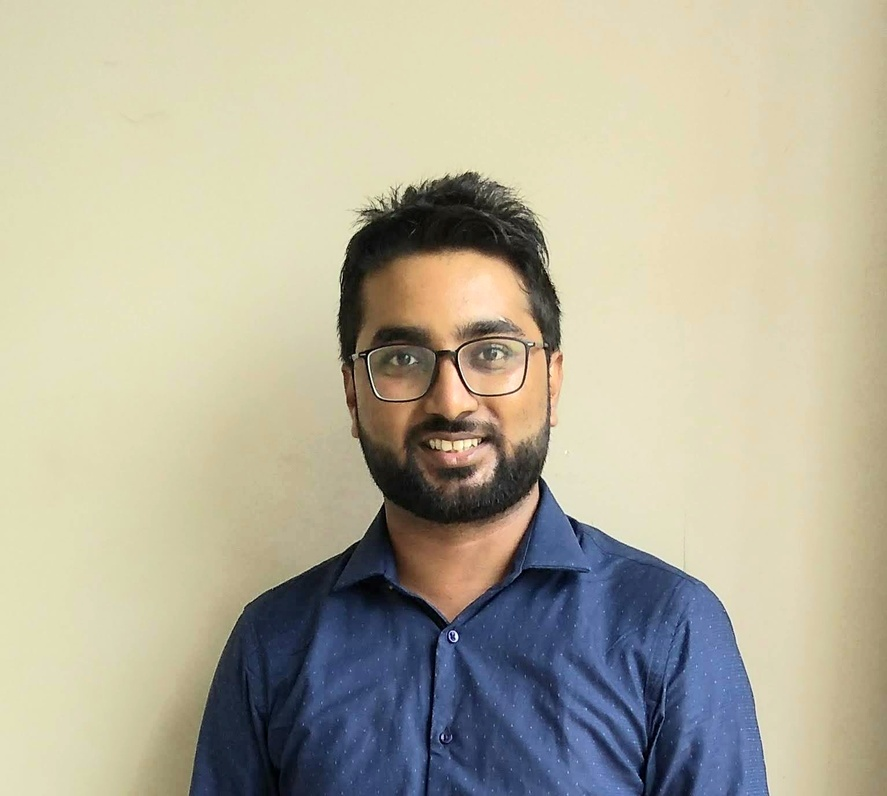
#> input picture Project_3/skdp.jpg, 887 x 796 px, shrunk from 1534 x 1376 before the run
$ jupyter execute svd_3_final.ipynb
#> lines starting #> are read from the running program, lines starting #| are printed output that depends on the picture; long printed decimals are rounded
[cell 1]
# Import Libraries
import numpy as np
import matplotlib.pyplot as plt
from skimage import io, transform
from PIL import Image

# Activity 1

[cell 2]
import numpy as np
from skimage import io, transform
import matplotlib.pyplot as plt


def compress_image_and_plot(k_values):
    """
    Compresses a color image using Singular Value Decomposition (SVD) with varying k values and displays the results.

    Parameters:
        k_values (list): List of integers representing different values of k for compression.
    """
    # Load a color image
    RGB = io.imread('skdp.jpg')
#> RGB is the input picture: shape (796, 887, 3); mean R, G, B 180.6, 176.1, 156

    # Resize the image to 512 by 512
    RGB_resized = transform.resize(RGB, (512, 512))
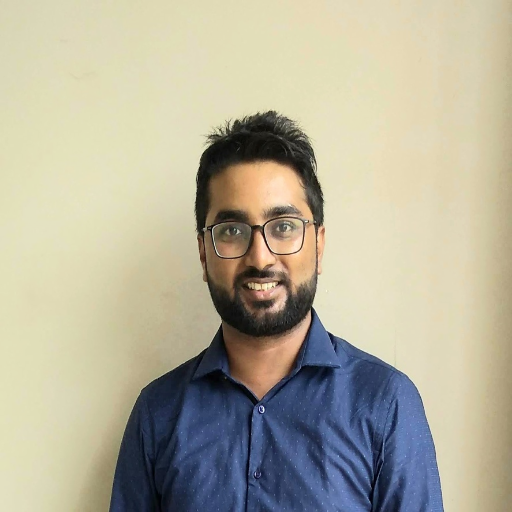
#> RGB_resized: shape (512, 512, 3) float64; mean R, G, B 0.708, 0.69, 0.612

    # Flatten each color channel for SVD
    flat_shape = RGB_resized.shape[0], -1
#> flat_shape = (512, -1)
    R_flat = RGB_resized[:, :, 0].reshape(flat_shape)
    G_flat = RGB_resized[:, :, 1].reshape(flat_shape)
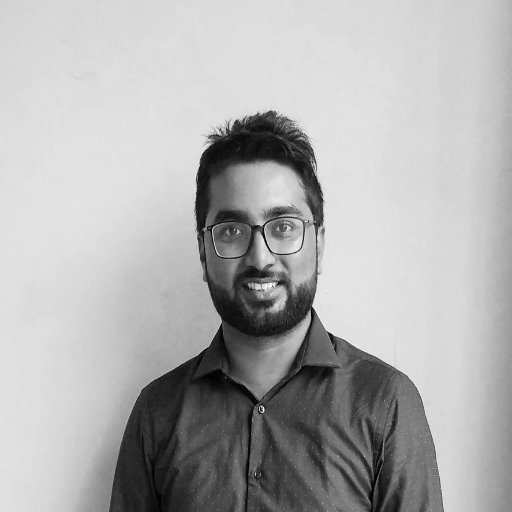
#> G_flat: shape (512, 512) float64; min 0.00225, max 0.984, mean 0.69
    B_flat = RGB_resized[:, :, 2].reshape(flat_shape)
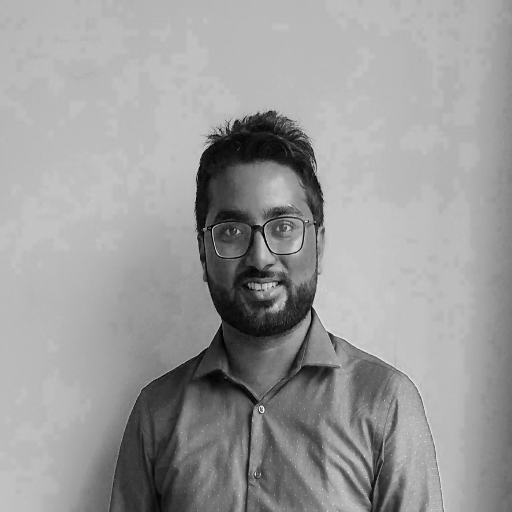
#> B_flat: shape (512, 512) float64; min 0.00249, max 1, mean 0.612

    # Initialize subplots
    num_plots = len(k_values) + 1
    num_rows = 2
    num_cols = 2

    plt.figure(figsize=(12, 12))

    # Plot the original image
    plt.subplot(num_rows, num_cols, 1)
    plt.imshow(RGB_resized)
    plt.axis('image')
    plt.title('ORIGINAL')

    # Iterate over different values of k
    for i, k in enumerate(k_values):
        # Perform SVD on each color channel
        U_R, S_R, Vt_R = np.linalg.svd(R_flat, full_matrices=False)
        U_G, S_G, Vt_G = np.linalg.svd(G_flat, full_matrices=False)
        U_B, S_B, Vt_B = np.linalg.svd(B_flat, full_matrices=False)

        # Reconstruct compressed color channels
        R_comp = U_R[:, :k] @ np.diag(S_R[:k]) @ Vt_R[:k, :]
        G_comp = U_G[:, :k] @ np.diag(S_G[:k]) @ Vt_G[:k, :]
        B_comp = U_B[:, :k] @ np.diag(S_B[:k]) @ Vt_B[:k, :]

        # Stack the compressed color channels to get the compressed color image
        RGB_comp = np.stack([R_comp, G_comp, B_comp], axis=-1)

        # Plot the compressed image
        plt.subplot(num_rows, num_cols, i + 2)
        plt.imshow(RGB_comp)
        plt.axis('image')
        plt.title(f'k = {k}')

    plt.show()
    plt.figure()
    plt.plot(S_R, label='Red')
    plt.plot(S_G, label='Green')
    plt.plot(S_B, label='Blue')
    plt.title('Singular Values of the Color Image')
    plt.xlabel('Index')
    plt.ylabel('Singular Value')
    plt.legend()

    plt.tight_layout()
    plt.show()
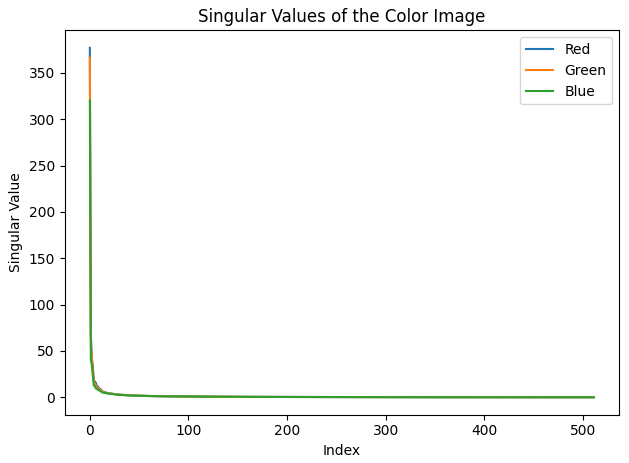
#> figure drawn by matplotlib, 1 panel; curve peaks at x = 0, y = 377.1; curve peaks at x = 0, y = 366.3; curve peaks at x = 0, y = 320.1


# Specify k values
k_values = [1, 30, 100]

# Call the function
compress_image_and_plot(k_values)

### **Observations**

#### 1. **Effect of k on Image Quality**

The image quality noticeably improves with an increase in the value of 'k' during the compression process. As 'k' increases, more singular values are considered, leading to a more accurate representation of the original image. This enhancement is visually apparent in the reconstructed images.

#### 2. **Magnitude of Singular Values**

The singular values obtained from the SVD showcase a pattern where many values are either small or equal to zero. However, the initial 100 singular values stand out due to their comparably larger magnitudes. These larger singular values contribute significantly to the image reconstruction process, influencing the fidelity of the approximation.

#### 3. **Reconstruction Error**

The reconstruction error, calculated using the Frobenius norm:

$$\text{Error} = \frac{\| A - A' \|_F}{\| A \|_F}$$

is relatively small for the approximation matrix \(A_{100}\). This small error is primarily due to the dominance of the larger singular values in the approximation. It suggests that the matrix \(A_{100}\) serves as a robust and effective approximation for the original matrix \(A\).

## Activity 2

[cell 3]
def power_iteration(matrix, num_iterations=1000, tol=1e-10):
    """
    Power Iteration method to find the dominant eigenvector of a matrix.

    Parameters:
        matrix (numpy.ndarray): Input matrix.
        num_iterations (int): Number of iterations for the power iteration.
        tol (float): Convergence criterion.

    Returns:
        numpy.ndarray: Dominant eigenvector approximation.
    """
    n = matrix.shape[0]
    b = np.random.rand(n)  # Random initialization of the vector
    for _ in range(num_iterations):
        b_next = np.dot(matrix, b)
        b_next_norm = np.linalg.norm(b_next)
        b = b_next / b_next_norm  # Normalize the vector
    return b


def rayleigh_quotient_iteration(matrix, v, num_iterations=1000, tol=1e-10):
    """
    Rayleigh Quotient Iteration method to find eigenvalues and eigenvectors.

    Parameters:
        matrix (numpy.ndarray): Input matrix.
        v (numpy.ndarray): Initial vector for iteration.
        num_iterations (int): Number of iterations for the iteration method.
        tol (float): Convergence criterion.

    Returns:
        Tuple[float, numpy.ndarray]: Eigenvalue and corresponding eigenvector.
    """
    identity = np.eye(
        matrix.shape[0])  # Identity matrix of same size as input matrix
    for _ in range(num_iterations):
        v_norm = np.linalg.norm(v)
        v = v / v_norm  # Normalize the vector
        sigma = np.dot(np.dot(v.T, matrix), v)  # Compute Rayleigh quotient
        # Inverse of (A - sigma * I)
        matrix_inv = np.linalg.inv(matrix - sigma * identity)
        v = np.dot(matrix_inv, v)  # Update the vector
    v_norm = np.linalg.norm(v)
    v = v / v_norm  # Normalize the vector
    sigma = np.dot(np.dot(v.T, matrix), v)  # Final Rayleigh quotient
    return sigma, v


def svd_manual(matrix, tol=1e-10, num_iterations=1000):
    """
    Manual Singular Value Decomposition using Power Iteration and Rayleigh Quotient Iteration.

    Parameters:
        matrix (numpy.ndarray): Input matrix.
        tol (float): Convergence criterion.
        num_iterations (int): Number of iterations for the iteration methods.

    Returns:
        Tuple[numpy.ndarray, numpy.ndarray, numpy.ndarray]: U, singular values, and V transpose matrices.
    """
#> called with matrix = array of shape (3, 3), tol = 1e-10, num_iterations = 1000
    U_total = []
    singular_values = []
    Vt_total = []

    current_matrix = matrix.copy()  # Make a copy to perform deflation

    for i in range(matrix.shape[1]):  # Perform for min(m, n) singular values
        AAt = np.dot(current_matrix, current_matrix.T)
        AtA = np.dot(current_matrix.T, current_matrix)

        eigvecs_AAt = power_iteration(
            AAt, num_iterations=num_iterations, tol=tol)

        # Rayleigh quotient iteration for eigenvalues
        eigval, eigvec = rayleigh_quotient_iteration(AAt, eigvecs_AAt,
                                                     num_iterations=num_iterations, tol=tol)

        singular_value = np.sqrt(np.abs(eigval))  # Single singular value

        U = eigvec
        V = np.dot(current_matrix.T, U) / singular_value  # Compute V correctly

        U_total.append(U)
        singular_values.append(singular_value)
        Vt_total.append(V)

        # Deflation step
        current_matrix -= np.outer(U, np.dot(V, singular_value))

    return np.array(U_total).T, np.array(singular_values), np.array(Vt_total)


# Example usage
np.random.seed(42)
matrix = np.random.random((3, 3))


U_manual, S_manual, Vt_manual = svd_manual(matrix)

# Print results
print("U (Manual):\n", U_manual)
print("S (Manual) diagonal :\n", np.diag(S_manual))
print("Vt (Manual):\n", Vt_manual)

# Check against NumPy's SVD
U_np, S_np, Vt_np = np.linalg.svd(matrix)

# Print results
print("\n\nU (NumPy):\n", U_np)
print("S (NumPy):\n", np.diag(S_np))
print("Vt (NumPy):\n", Vt_np)

**Observations:**

The results obtained through the power iteration-based SVD method are impressively close to the values obtained using NumPy's SVD. The singular values, especially the dominant ones, are quite similar between the two methods. Even the directions and patterns of the singular vectors in \(U\) and \(V^T\) show significant similarities, despite some differences in signs and ordering.

**Approach for Power Iterations:**

Our power iteration technique effectively approximates dominant singular values and vectors, but it primarily targets the largest singular value and its associated vectors.

- **Increasing Iterations:** We could improve accuracy by running more iterations, though it might increase the computational load.

- **Deflation:** After finding the primary singular value and vectors, the deflation process can extract subsequent singular values and vectors by refocusing on the remaining orthogonal components. This step is crucial for refining our approximation.

- **Stopping Criteria:** Tweaking the convergence criteria could enhance accuracy within a reasonable iteration count.

- **Initialization:** Starting with a better random vector could speed up convergence and improve accuracy.

- **Refinement Techniques:** Exploring more advanced methods like Lanczos iteration or sophisticated algorithms might further enhance our results.

It's important to note that while power iteration works well for approximating singular values and vectors, it might struggle with matrices containing small or close singular values. In such cases, adopting more sophisticated methods becomes essential for accurate computations.

# Activity 3

[cell 4]
def compress_image_with_svd(image_path, p):
    """
    Compresses an image using Singular Value Decomposition (SVD).

    Parameters:
        image_path (str): Path to the image file.
        p (int): Number of singular values to retain.

    Returns:
        numpy.ndarray: Compressed image array.
        list: Storage percentages for each color channel.
        list: Relative errors for each color channel.
    """
#> called with image_path = 'skdp.jpg', p = 2
    # Load color image and convert it to NumPy array
    color_img = Image.open(image_path)
    color_img_array = np.array(color_img)

    # Apply SVD to each color channel separately
    compressed_channels = []
    storage_percentages = []
    errors = []

    # Calculate original storage memory
    original_st = color_img_array.size
#> original_st = 2118156

    for channel in range(3):  # Red, Green, Blue channels
        U, sigma, Vt = np.linalg.svd(
            color_img_array[:, :, channel], full_matrices=False)

        # Keep only the first p singular values
        U_p = U[:, :p]
        sigma_p = np.diag(sigma[:p])
        Vt_p = Vt[:p, :]

        # Compressed color channel
        compressed_channel = U_p @ sigma_p @ Vt_p
        compressed_channels.append(compressed_channel)

        # Calculate compressed image memory
        compressed_st = U_p.size + sigma_p.size + Vt_p.size

        # Calculate the percentage of storage memory used
        storage_percentage = compressed_st / original_st
        storage_percentages.append(storage_percentage)

        # Ensure data types match before the norm calculation
        original_channel = color_img_array[:, :, channel].astype(float)
        compressed_channel = compressed_channel.astype(float)

        # Calculate the Frobenius norm as the error between original and reduced matrices
        error = np.linalg.norm(
            original_channel - compressed_channel) / np.linalg.norm(original_channel)
        errors.append(error)
#> this loop made 3 passes
#> (sigma_p, error) on passes 1 to 3: ([[157798.4, 0], [0, 28856.5]], 0.18), ([[153300.1, 0], [0, 24741.8]], 0.175), ([[133975.6, 0], [0, 17102.4]], 0.167)
#> pass 1, in compress_image_with_svd, `U, sigma, Vt = np.linalg.svd( color_img_array[:, :, channel], full_mat..`:
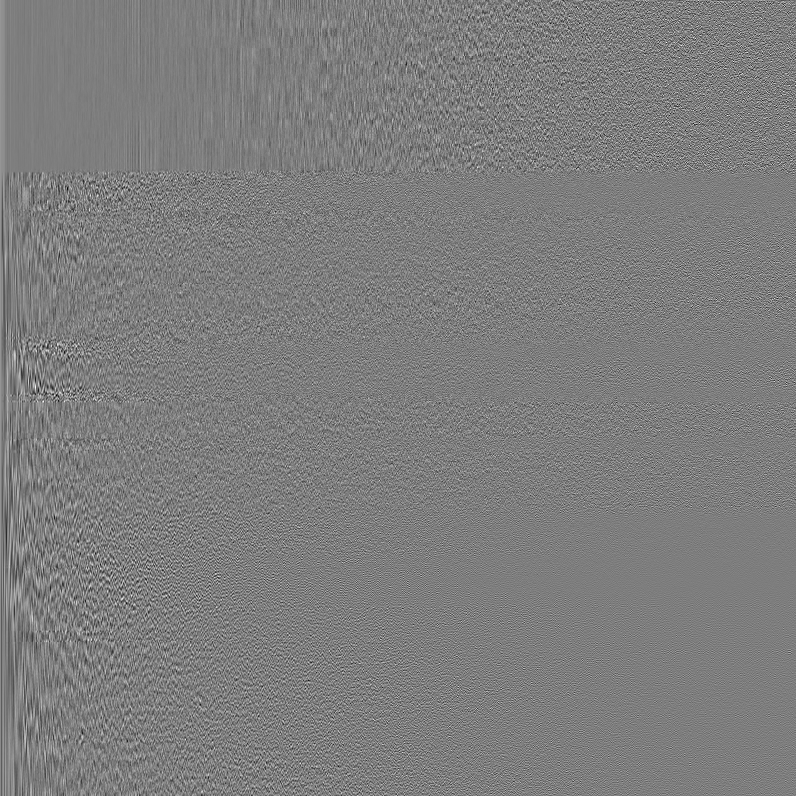
#> U: shape (796, 796) float64; min -0.221, max 0.227, mean 3.69e-05; drawn with min black and max white
#> pass 1, in compress_image_with_svd, `U, sigma, Vt = np.linalg.svd( color_img_array[:, :, channel], full_mat..`:
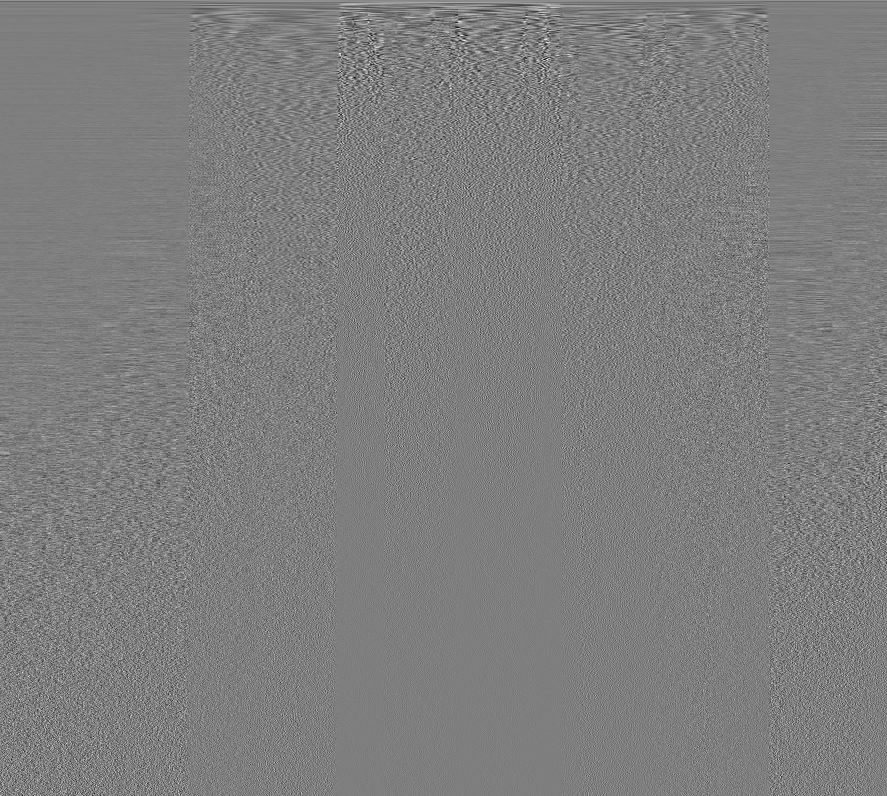
#> Vt: shape (796, 887) float64; min -0.255, max 0.258, mean 5.4e-05; drawn with min black and max white
#> pass 1, in compress_image_with_svd, `original_channel = color_img_array[:, :, channel].astype(float)`:
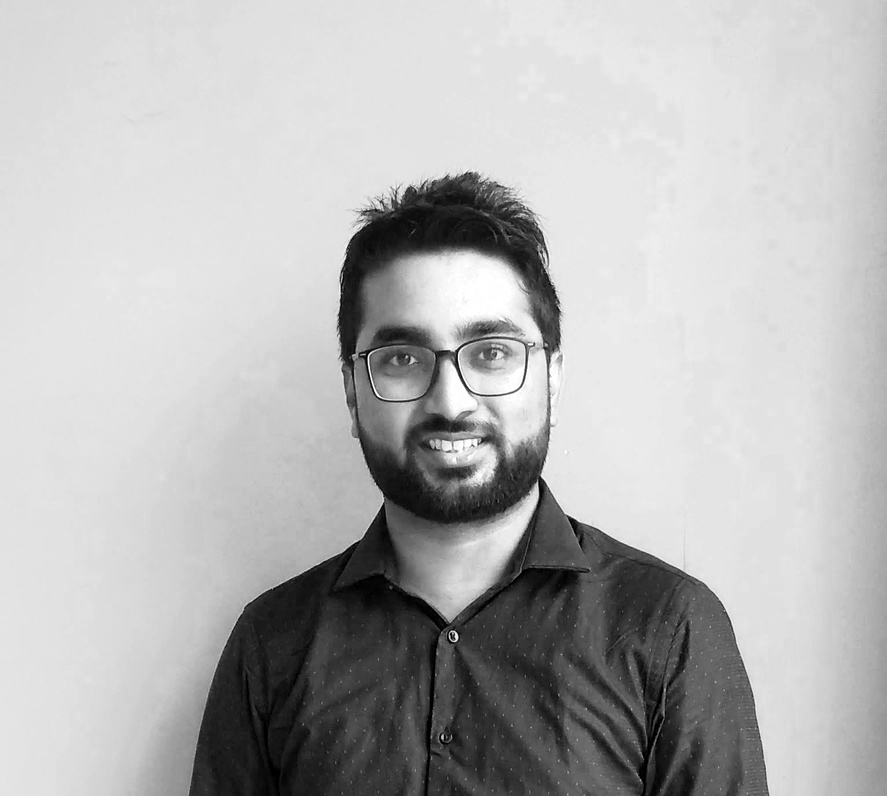
#> original_channel: shape (796, 887) float64; min 0, max 255, mean 180.6
#> after the loop:
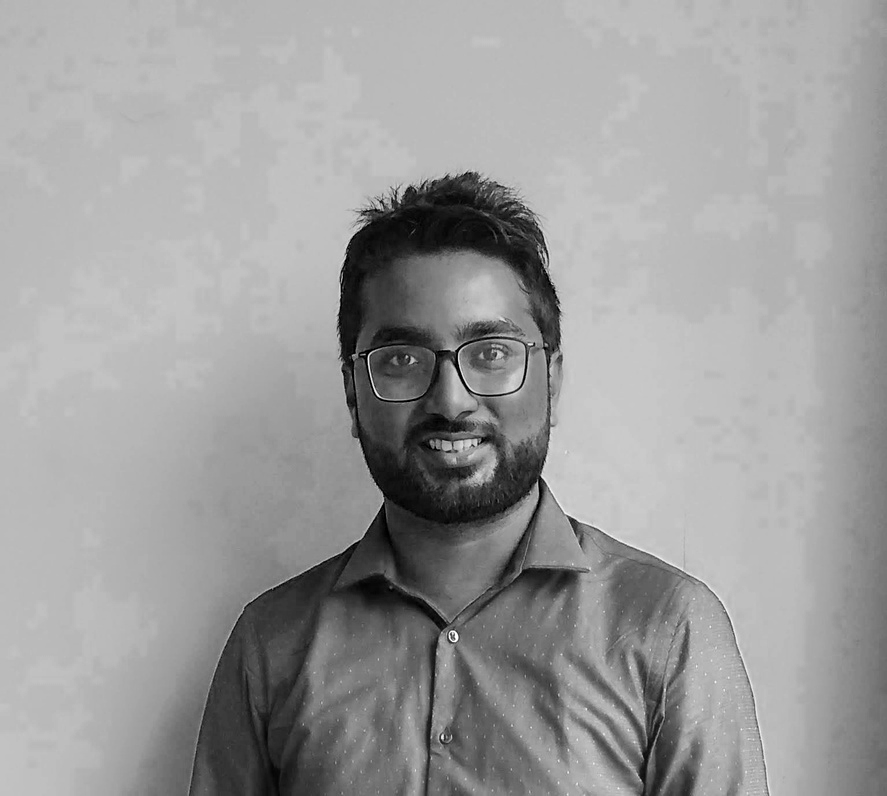
#> original_channel: shape (796, 887) float64; min 0, max 255, mean 156
#> after the loop, compressed_channels = 3 items; errors = [0.18, 0.175, 0.167]; storage_percentages = [0.00159, 0.00159, 0.00159]

    # Combine the compressed color channels
    compressed_image = np.stack(compressed_channels, axis=-1).astype(np.uint8)
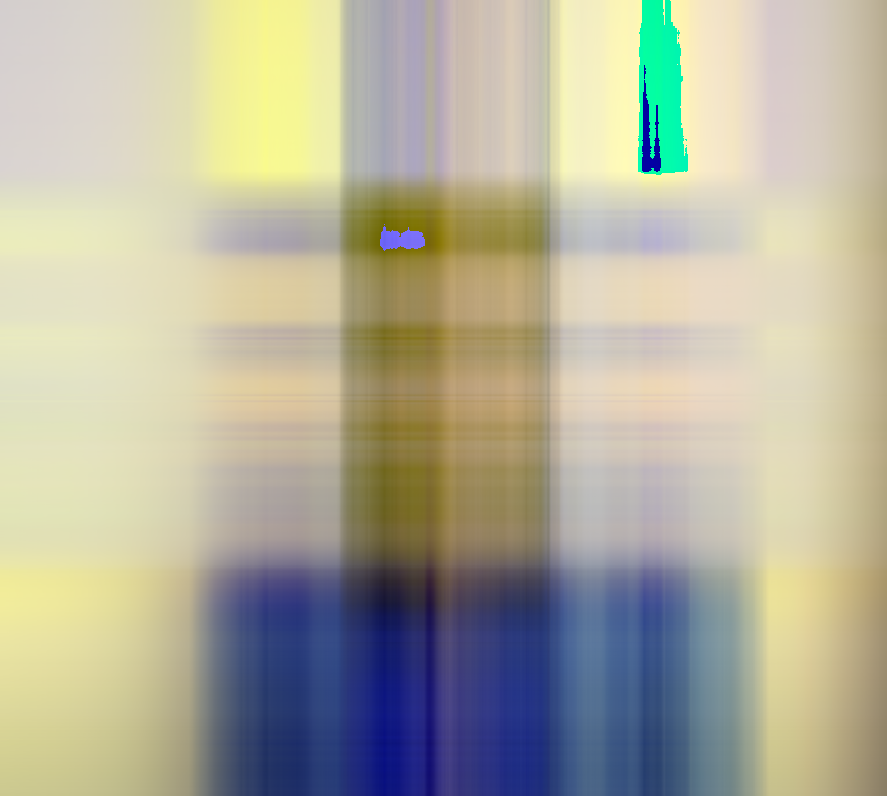
#> compressed_image: shape (796, 887, 3); mean of channels 0, 1, 2 177.5, 175.2, 155.9; drawn as R, G, B

    return compressed_image, storage_percentages, errors


# Set the number of singular values to use (p)
p_values = list(range(2, 60, 10))
image_path = "skdp.jpg"

# Process images for different p values and display information
for p in p_values:
    compressed_img, storage_percentages, errors = compress_image_with_svd(
        image_path, p)
#> storage_percentages = [0.00159, 0.00159, 0.00159]; errors = [0.18, 0.175, 0.167]

    # Display the compressed color image
    plt.figure(figsize=(9, 6))
    plt.imshow(compressed_img)
    title = "Compressed Image (p = {})".format(p)
    plt.title(title)
    plt.axis('off')  # Hide axes
    plt.show()

    # Display information
    for channel, storage_percentage, error in zip(['RGB'], storage_percentages, errors):
        print('Channel: {}'.format(channel))
        print('When p={} \nPercent of storage memory singular values: {:.2%}'.format(
            p, storage_percentage))
        print('Relative error : {:.5f}'.format(error))
        print('------------------------')
#> this loop made 1 pass
#> (channel, storage_percentage, error) on pass 1: ('RGB', 0.00159, 0.18)
#| Channel: RGB
#| When p=2
#| Percent of storage memory singular values: 0.16%
#| Relative error : 0.1804
#| ------------------------
